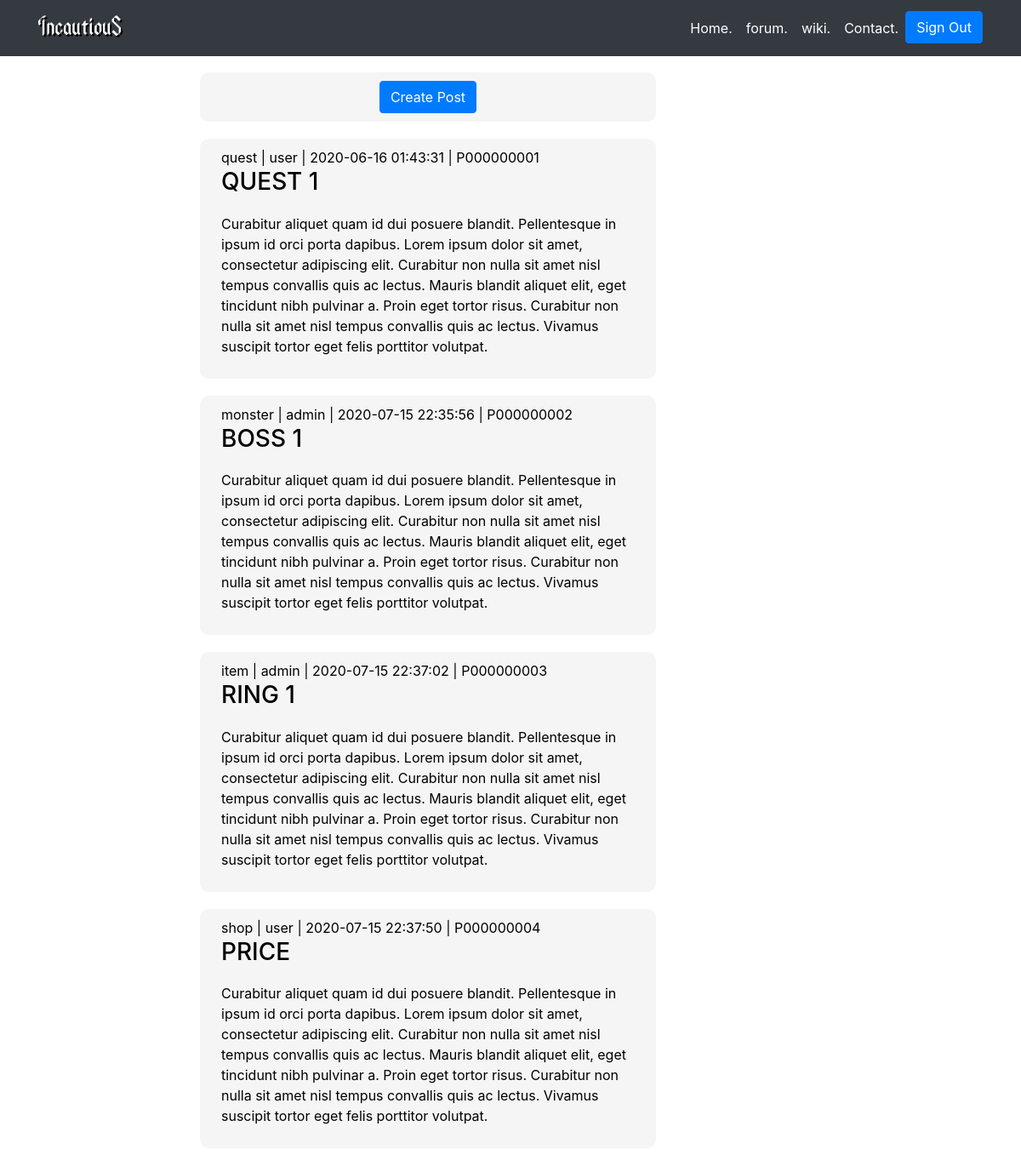
Page /view/forum.php (signed in) on the committed database.
### tables this page shows
CREATE TABLE `post` (
  `idPost` varchar(10) NOT NULL,
  `idUser` varchar(10) NOT NULL,
  `category` enum('quest','monster','item','shop') NOT NULL,
  `date` datetime NOT NULL,
  `title` varchar(100) NOT NULL,
  `article` varchar(3000) NOT NULL
);

CREATE TABLE `user` (
  `idUser` varchar(10) NOT NULL,
  `username` varchar(15) NOT NULL,
  `password` varchar(20) NOT NULL,
  `role` enum('admin','user') NOT NULL,
  `badge` varchar(50) DEFAULT NULL,
  `desc` varchar(500) DEFAULT NULL,
  `profilePict` varchar(200) DEFAULT NULL
);

### model/connect.php (called while the page is built, shortened)
<?php
class database
{
	var $host = "localhost";
	var $uname = "root";
	var $pass = "";
	var $db = "forum";
	var $connect;
	function __construct()
	{
		$this->connect = mysqli_connect($this->host, $this->uname, $this->pass, $this->db);
		mysqli_select_db($this->connect, $this->db);
	}
	function tampil_post()
	{
		$query = mysqli_query($this->connect, "SELECT COUNT(idPost) FROM post");
		$jumlahPost = mysqli_fetch_assoc($query);
		if($jumlahPost > 0)
		{
			$data = mysqli_query($this->connect, "SELECT * FROM post LEFT JOIN user ON post.idUser=user.idUser;");
			while ($d = mysqli_fetch_array($data)) {
				$hasil[] = $d;
			}
			return $hasil;
		}
	}
}

### view/forum.php (the view, shortened to what this page needs)
<!DOCTYPE html>
<html lang="en">
<head>
    <link rel="stylesheet" href="../view/assets/css/bootstrap.css">
    <link rel="stylesheet" href="../view/assets/css/style.css">
</head>
<body>
    <?php if (isset($_SESSION['user_logged_in'])) : ?>
        <nav class="navbar navbar-expand-lg bg-dark fixed-top" id="mainNav">
            <div class="container">
                <a class="navbar-brand js-scroll-trigger nav-title" href="../view/index.php">IncautiouS</a>
                <div class="collapse navbar-collapse" id="navbarResponsive">
                    <ul class="navbar-nav ml-auto">
                        <li class="nav-item"><a class="nav-link js-scroll-trigger" href="../view/index.php" target="">Home.</a></li>
                        <li class="nav-item"><a class="nav-link js-scroll-trigger" href="../view/forum.php" target="">forum.</a></li>
                        <li class="nav-item"><a class="nav-link js-scroll-trigger" href="../view/wiki.html">wiki.</a></li>
                        <li class="nav-item"><a class="nav-link js-scroll-trigger" href="#signup">Contact.</a></li>
                        <li class="nav-item">
                            <?php if (isset($_SESSION['user_logged_in'])) : ?>
                                <button type="button" class="btn btn-primary " onclick="location.href='../controller/logout.php';">
                                    Sign Out
                                </button>
                            <?php else : ?>
                                <button type="button" class="nav-link login btn " data-toggle="modal" data-target="#modalLogin">
                                    Sign In
                                </button>
                            <?php endif; ?>
                        </li>
                    </ul>
                </div>
            </div>
        </nav>
        <section id="postpage">
            <div class="container-fluid postpage">
                <div class="row">
                    <div class="col-2">
                    </div>
                    <div class="col-7 post-column">
                        <div class="post-add">
                            <div class="text-center">
                                <a href="../view/addPost.php" class="btn btn-primary">Create Post</a>
                            </div>
                        </div>
                        <?php include '../model/connect.php';
                        $db = new database();
                            foreach ($db->tampil_post() as $x) { ?>
                                <div class="post-container">
                                    <div class="container">
                                        <p class="post-desc"><?php echo $x['category']; ?> | <?php echo $x['username']; ?> |
                                            <?php echo $x['date']; ?> | <?php echo $x["idPost"]; ?></p>
                                        <h3 class="post-title"><?php echo $x['title']; ?></h3>
                                        <p class="post-article"><?php echo $x['article']; ?></p>
                                    </div>
                                </div>
                        <?php } ?>
                    </div>
                    <div class="col">
                    </div>
                </div>
            </div>
        </section>
    <?php endif; ?>
</body>
</html>

### view/assets/css/style.css (style rules this page uses)
html, body { position: relative; width: 100%; height: 100%; }
body { color: #000; margin: 0; padding: 0; }
.post-container { margin: 20px; padding: 10px; width: 80%; height: fit-content; background-color: whitesmoke; position: center; border-radius: 10px; }
.post-column { width: 100%; height: 100%; margin-top: 55px; padding-top: 10px; padding-bottom: 30px; }
.post-add { margin: 20px; padding: 10px; width: 80%; height: fit-content; background-color: whitesmoke; position: center; border-radius: 10px; }
.post-title { margin: 0; }
.post-desc { margin: 0; }
.post-article { margin-top: 20px; }
nav .navbar-nav li a { color: white !important; }
.nav-title { font-family: rpg; font-size: 20pt; color: white; text-shadow: 2px 2px black }

### rows in the picture
post: category "quest", idUser.username "user", date "2020-06-16 01:43:31", idPost "P000000001", title "QUEST 1", article "Curabitur aliquet quam id dui posuere blandit. Pellentesque in ipsum id orci porta dapibus. Lorem ipsum dolor sit amet, consectetur adipiscing elit. Curabitur non nulla sit amet nisl tempus convallis quis ac lectus. Mauris blandit aliquet elit, eget tincidunt nibh pulvinar a. Proin eget tortor risus. Curabitur non nulla sit amet nisl tempus convallis quis ac lectus. Vivamus suscipit tortor eget felis porttitor volutpat."
post: category "monster", idUser.username "admin", date "2020-07-15 22:35:56", idPost "P000000002", title "BOSS 1", article "Curabitur aliquet quam id dui posuere blandit. Pellentesque in ipsum id orci porta dapibus. Lorem ipsum dolor sit amet, consectetur adipiscing elit. Curabitur non nulla sit amet nisl tempus convallis quis ac lectus. Mauris blandit aliquet elit, eget tincidunt nibh pulvinar a. Proin eget tortor risus. Curabitur non nulla sit amet nisl tempus convallis quis ac lectus. Vivamus suscipit tortor eget felis porttitor volutpat."
post: category "item", idUser.username "admin", date "2020-07-15 22:37:02", idPost "P000000003", title "RING 1", article "Curabitur aliquet quam id dui posuere blandit. Pellentesque in ipsum id orci porta dapibus. Lorem ipsum dolor sit amet, consectetur adipiscing elit. Curabitur non nulla sit amet nisl tempus convallis quis ac lectus. Mauris blandit aliquet elit, eget tincidunt nibh pulvinar a. Proin eget tortor risus. Curabitur non nulla sit amet nisl tempus convallis quis ac lectus. Vivamus suscipit tortor eget felis porttitor volutpat."
post: category "shop", idUser.username "user", date "2020-07-15 22:37:50", idPost "P000000004", title "PRICE", article "Curabitur aliquet quam id dui posuere blandit. Pellentesque in ipsum id orci porta dapibus. Lorem ipsum dolor sit amet, consectetur adipiscing elit. Curabitur non nulla sit amet nisl tempus convallis quis ac lectus. Mauris blandit aliquet elit, eget tincidunt nibh pulvinar a. Proin eget tortor risus. Curabitur non nulla sit amet nisl tempus convallis quis ac lectus. Vivamus suscipit tortor eget felis porttitor volutpat."
